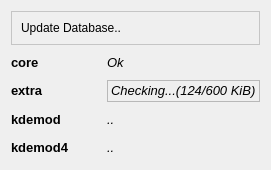
<ui version="4.0" >
 <class>Form</class>
 <widget class="QWidget" name="Form" >
  <property name="geometry" >
   <rect>
    <x>0</x>
    <y>0</y>
    <width>271</width>
    <height>170</height>
   </rect>
  </property>
  <property name="windowTitle" >
   <string>Form</string>
  </property>
  <layout class="QGridLayout" >
   <item row="1" column="0" >
    <widget class="QLabel" name="label" >
     <property name="text" >
      <string>&lt;html>&lt;head>&lt;meta name="qrichtext" content="1" />&lt;style type="text/css">
p, li { white-space: pre-wrap; }
&lt;/style>&lt;/head>&lt;body style=" font-family:'Sans Serif'; font-size:10pt; font-weight:400; font-style:normal;">
&lt;p style=" margin-top:0px; margin-bottom:0px; margin-left:0px; margin-right:0px; -qt-block-indent:0; text-indent:0px;">&lt;span style=" font-weight:600;">core&lt;/span>&lt;/p>&lt;/body>&lt;/html></string>
     </property>
    </widget>
   </item>
   <item row="1" column="1" >
    <widget class="QLabel" name="label_4" >
     <property name="text" >
      <string>&lt;html>&lt;head>&lt;meta name="qrichtext" content="1" />&lt;style type="text/css">
p, li { white-space: pre-wrap; }
&lt;/style>&lt;/head>&lt;body style=" font-family:'Sans Serif'; font-size:10pt; font-weight:400; font-style:normal;">
&lt;p style=" margin-top:0px; margin-bottom:0px; margin-left:0px; margin-right:0px; -qt-block-indent:0; text-indent:0px;">&lt;span style=" font-style:italic;">Ok&lt;/span>&lt;/p>&lt;/body>&lt;/html></string>
     </property>
    </widget>
   </item>
   <item row="2" column="0" >
    <widget class="QLabel" name="label_2" >
     <property name="text" >
      <string>&lt;html>&lt;head>&lt;meta name="qrichtext" content="1" />&lt;style type="text/css">
p, li { white-space: pre-wrap; }
&lt;/style>&lt;/head>&lt;body style=" font-family:'Sans Serif'; font-size:10pt; font-weight:400; font-style:normal;">
&lt;p style=" margin-top:0px; margin-bottom:0px; margin-left:0px; margin-right:0px; -qt-block-indent:0; text-indent:0px;">&lt;span style=" font-weight:600;">extra&lt;/span>&lt;/p>&lt;/body>&lt;/html></string>
     </property>
    </widget>
   </item>
   <item row="2" column="1" >
    <widget class="QLabel" name="label_5" >
     <property name="frameShape" >
      <enum>QFrame::StyledPanel</enum>
     </property>
     <property name="text" >
      <string>&lt;html>&lt;head>&lt;meta name="qrichtext" content="1" />&lt;style type="text/css">
p, li { white-space: pre-wrap; }
&lt;/style>&lt;/head>&lt;body style=" font-family:'Sans Serif'; font-size:10pt; font-weight:400; font-style:normal;">
&lt;p style=" margin-top:0px; margin-bottom:0px; margin-left:0px; margin-right:0px; -qt-block-indent:0; text-indent:0px;">&lt;span style=" font-style:italic;">Checking...(124/600 KiB)&lt;/span>&lt;/p>&lt;/body>&lt;/html></string>
     </property>
    </widget>
   </item>
   <item row="3" column="0" >
    <widget class="QLabel" name="label_3" >
     <property name="text" >
      <string>&lt;html>&lt;head>&lt;meta name="qrichtext" content="1" />&lt;style type="text/css">
p, li { white-space: pre-wrap; }
&lt;/style>&lt;/head>&lt;body style=" font-family:'Sans Serif'; font-size:10pt; font-weight:400; font-style:normal;">
&lt;p style=" margin-top:0px; margin-bottom:0px; margin-left:0px; margin-right:0px; -qt-block-indent:0; text-indent:0px;">&lt;span style=" font-weight:600;">kdemod&lt;/span>&lt;/p>&lt;/body>&lt;/html></string>
     </property>
    </widget>
   </item>
   <item row="3" column="1" >
    <widget class="QLabel" name="label_6" >
     <property name="text" >
      <string>&lt;html>&lt;head>&lt;meta name="qrichtext" content="1" />&lt;style type="text/css">
p, li { white-space: pre-wrap; }
&lt;/style>&lt;/head>&lt;body style=" font-family:'Sans Serif'; font-size:10pt; font-weight:400; font-style:normal;">
&lt;p style=" margin-top:0px; margin-bottom:0px; margin-left:0px; margin-right:0px; -qt-block-indent:0; text-indent:0px;">&lt;span style=" font-style:italic;">..&lt;/span>&lt;/p>&lt;/body>&lt;/html></string>
     </property>
    </widget>
   </item>
   <item row="4" column="0" >
    <widget class="QLabel" name="label_7" >
     <property name="text" >
      <string>&lt;html>&lt;head>&lt;meta name="qrichtext" content="1" />&lt;style type="text/css">
p, li { white-space: pre-wrap; }
&lt;/style>&lt;/head>&lt;body style=" font-family:'Sans Serif'; font-size:10pt; font-weight:400; font-style:normal;">
&lt;p style=" margin-top:0px; margin-bottom:0px; margin-left:0px; margin-right:0px; -qt-block-indent:0; text-indent:0px;">&lt;span style=" font-weight:600;">kdemod4&lt;/span>&lt;/p>&lt;/body>&lt;/html></string>
     </property>
    </widget>
   </item>
   <item row="4" column="1" >
    <widget class="QLabel" name="label_8" >
     <property name="text" >
      <string>&lt;html>&lt;head>&lt;meta name="qrichtext" content="1" />&lt;style type="text/css">
p, li { white-space: pre-wrap; }
&lt;/style>&lt;/head>&lt;body style=" font-family:'Sans Serif'; font-size:10pt; font-weight:400; font-style:normal;">
&lt;p style=" margin-top:0px; margin-bottom:0px; margin-left:0px; margin-right:0px; -qt-block-indent:0; text-indent:0px;">&lt;span style=" font-style:italic;">..&lt;/span>&lt;/p>&lt;/body>&lt;/html></string>
     </property>
    </widget>
   </item>
   <item row="0" column="0" colspan="2" >
    <widget class="QFrame" name="frame" >
     <property name="sizePolicy" >
      <sizepolicy vsizetype="Minimum" hsizetype="Minimum" >
       <horstretch>0</horstretch>
       <verstretch>0</verstretch>
      </sizepolicy>
     </property>
     <property name="palette" >
      <palette>
       <active>
        <colorrole role="WindowText" >
         <brush brushstyle="SolidPattern" >
          <color alpha="255" >
           <red>0</red>
           <green>0</green>
           <blue>0</blue>
          </color>
         </brush>
        </colorrole>
        <colorrole role="Button" >
         <brush brushstyle="SolidPattern" >
          <color alpha="255" >
           <red>255</red>
           <green>255</green>
           <blue>255</blue>
          </color>
         </brush>
        </colorrole>
        <colorrole role="Light" >
         <brush brushstyle="SolidPattern" >
          <color alpha="255" >
           <red>255</red>
           <green>255</green>
           <blue>255</blue>
          </color>
         </brush>
        </colorrole>
        <colorrole role="Midlight" >
         <brush brushstyle="SolidPattern" >
          <color alpha="255" >
           <red>255</red>
           <green>255</green>
           <blue>255</blue>
          </color>
         </brush>
        </colorrole>
        <colorrole role="Dark" >
         <brush brushstyle="SolidPattern" >
          <color alpha="255" >
           <red>255</red>
           <green>255</green>
           <blue>255</blue>
          </color>
         </brush>
        </colorrole>
        <colorrole role="Mid" >
         <brush brushstyle="SolidPattern" >
          <color alpha="255" >
           <red>255</red>
           <green>255</green>
           <blue>255</blue>
          </color>
         </brush>
        </colorrole>
        <colorrole role="Text" >
         <brush brushstyle="SolidPattern" >
          <color alpha="255" >
           <red>0</red>
           <green>0</green>
           <blue>0</blue>
          </color>
         </brush>
        </colorrole>
        <colorrole role="BrightText" >
         <brush brushstyle="SolidPattern" >
          <color alpha="255" >
           <red>255</red>
           <green>255</green>
           <blue>255</blue>
          </color>
         </brush>
        </colorrole>
        <colorrole role="ButtonText" >
         <brush brushstyle="SolidPattern" >
          <color alpha="255" >
           <red>0</red>
           <green>0</green>
           <blue>0</blue>
          </color>
         </brush>
        </colorrole>
        <colorrole role="Base" >
         <brush brushstyle="SolidPattern" >
          <color alpha="255" >
           <red>255</red>
           <green>255</green>
           <blue>255</blue>
          </color>
         </brush>
        </colorrole>
        <colorrole role="Window" >
         <brush brushstyle="SolidPattern" >
          <color alpha="255" >
           <red>255</red>
           <green>255</green>
           <blue>255</blue>
          </color>
         </brush>
        </colorrole>
        <colorrole role="Shadow" >
         <brush brushstyle="SolidPattern" >
          <color alpha="255" >
           <red>0</red>
           <green>0</green>
           <blue>0</blue>
          </color>
         </brush>
        </colorrole>
        <colorrole role="HighlightedText" >
         <brush brushstyle="SolidPattern" >
          <color alpha="255" >
           <red>255</red>
           <green>255</green>
           <blue>255</blue>
          </color>
         </brush>
        </colorrole>
        <colorrole role="AlternateBase" >
         <brush brushstyle="SolidPattern" >
          <color alpha="255" >
           <red>255</red>
           <green>255</green>
           <blue>255</blue>
          </color>
         </brush>
        </colorrole>
       </active>
       <inactive>
        <colorrole role="WindowText" >
         <brush brushstyle="SolidPattern" >
          <color alpha="255" >
           <red>0</red>
           <green>0</green>
           <blue>0</blue>
          </color>
         </brush>
        </colorrole>
        <colorrole role="Button" >
         <brush brushstyle="SolidPattern" >
          <color alpha="255" >
           <red>255</red>
           <green>255</green>
           <blue>255</blue>
          </color>
         </brush>
        </colorrole>
        <colorrole role="Light" >
         <brush brushstyle="SolidPattern" >
          <color alpha="255" >
           <red>255</red>
           <green>255</green>
           <blue>255</blue>
          </color>
         </brush>
        </colorrole>
        <colorrole role="Midlight" >
         <brush brushstyle="SolidPattern" >
          <color alpha="255" >
           <red>255</red>
           <green>255</green>
           <blue>255</blue>
          </color>
         </brush>
        </colorrole>
        <colorrole role="Dark" >
         <brush brushstyle="SolidPattern" >
          <color alpha="255" >
           <red>255</red>
           <green>255</green>
           <blue>255</blue>
          </color>
         </brush>
        </colorrole>
        <colorrole role="Mid" >
         <brush brushstyle="SolidPattern" >
          <color alpha="255" >
           <red>255</red>
           <green>255</green>
           <blue>255</blue>
          </color>
         </brush>
        </colorrole>
        <colorrole role="Text" >
         <brush brushstyle="SolidPattern" >
          <color alpha="255" >
           <red>0</red>
           <green>0</green>
           <blue>0</blue>
          </color>
         </brush>
        </colorrole>
        <colorrole role="BrightText" >
         <brush brushstyle="SolidPattern" >
          <color alpha="255" >
           <red>255</red>
           <green>255</green>
           <blue>255</blue>
          </color>
         </brush>
        </colorrole>
        <colorrole role="ButtonText" >
         <brush brushstyle="SolidPattern" >
          <color alpha="255" >
           <red>0</red>
           <green>0</green>
           <blue>0</blue>
          </color>
         </brush>
        </colorrole>
        <colorrole role="Base" >
         <brush brushstyle="SolidPattern" >
          <color alpha="255" >
           <red>255</red>
           <green>255</green>
           <blue>255</blue>
          </color>
         </brush>
        </colorrole>
        <colorrole role="Window" >
         <brush brushstyle="SolidPattern" >
          <color alpha="255" >
           <red>255</red>
           <green>255</green>
           <blue>255</blue>
          </color>
         </brush>
        </colorrole>
        <colorrole role="Shadow" >
         <brush brushstyle="SolidPattern" >
          <color alpha="255" >
           <red>0</red>
           <green>0</green>
           <blue>0</blue>
          </color>
         </brush>
        </colorrole>
        <colorrole role="HighlightedText" >
         <brush brushstyle="SolidPattern" >
          <color alpha="255" >
           <red>255</red>
           <green>255</green>
           <blue>255</blue>
          </color>
         </brush>
        </colorrole>
        <colorrole role="AlternateBase" >
         <brush brushstyle="SolidPattern" >
          <color alpha="255" >
           <red>255</red>
           <green>255</green>
           <blue>255</blue>
          </color>
         </brush>
        </colorrole>
       </inactive>
       <disabled>
        <colorrole role="WindowText" >
         <brush brushstyle="SolidPattern" >
          <color alpha="255" >
           <red>127</red>
           <green>127</green>
           <blue>127</blue>
          </color>
         </brush>
        </colorrole>
        <colorrole role="Button" >
         <brush brushstyle="SolidPattern" >
          <color alpha="255" >
           <red>255</red>
           <green>255</green>
           <blue>255</blue>
          </color>
         </brush>
        </colorrole>
        <colorrole role="Light" >
         <brush brushstyle="SolidPattern" >
          <color alpha="255" >
           <red>255</red>
           <green>255</green>
           <blue>255</blue>
          </color>
         </brush>
        </colorrole>
        <colorrole role="Midlight" >
         <brush brushstyle="SolidPattern" >
          <color alpha="255" >
           <red>255</red>
           <green>255</green>
           <blue>255</blue>
          </color>
         </brush>
        </colorrole>
        <colorrole role="Dark" >
         <brush brushstyle="SolidPattern" >
          <color alpha="255" >
           <red>255</red>
           <green>255</green>
           <blue>255</blue>
          </color>
         </brush>
        </colorrole>
        <colorrole role="Mid" >
         <brush brushstyle="SolidPattern" >
          <color alpha="255" >
           <red>255</red>
           <green>255</green>
           <blue>255</blue>
          </color>
         </brush>
        </colorrole>
        <colorrole role="Text" >
         <brush brushstyle="SolidPattern" >
          <color alpha="255" >
           <red>127</red>
           <green>127</green>
           <blue>127</blue>
          </color>
         </brush>
        </colorrole>
        <colorrole role="BrightText" >
         <brush brushstyle="SolidPattern" >
          <color alpha="255" >
           <red>255</red>
           <green>255</green>
           <blue>255</blue>
          </color>
         </brush>
        </colorrole>
        <colorrole role="ButtonText" >
         <brush brushstyle="SolidPattern" >
          <color alpha="255" >
           <red>127</red>
           <green>127</green>
           <blue>127</blue>
          </color>
         </brush>
        </colorrole>
        <colorrole role="Base" >
         <brush brushstyle="SolidPattern" >
          <color alpha="255" >
           <red>255</red>
           <green>255</green>
           <blue>255</blue>
          </color>
         </brush>
        </colorrole>
        <colorrole role="Window" >
         <brush brushstyle="SolidPattern" >
          <color alpha="255" >
           <red>255</red>
           <green>255</green>
           <blue>255</blue>
          </color>
         </brush>
        </colorrole>
        <colorrole role="Shadow" >
         <brush brushstyle="SolidPattern" >
          <color alpha="255" >
           <red>0</red>
           <green>0</green>
           <blue>0</blue>
          </color>
         </brush>
        </colorrole>
        <colorrole role="HighlightedText" >
         <brush brushstyle="SolidPattern" >
          <color alpha="255" >
           <red>255</red>
           <green>255</green>
           <blue>255</blue>
          </color>
         </brush>
        </colorrole>
        <colorrole role="AlternateBase" >
         <brush brushstyle="SolidPattern" >
          <color alpha="255" >
           <red>255</red>
           <green>255</green>
           <blue>255</blue>
          </color>
         </brush>
        </colorrole>
       </disabled>
      </palette>
     </property>
     <property name="autoFillBackground" >
      <bool>false</bool>
     </property>
     <property name="frameShape" >
      <enum>QFrame::StyledPanel</enum>
     </property>
     <property name="frameShadow" >
      <enum>QFrame::Plain</enum>
     </property>
     <layout class="QGridLayout" >
      <item row="0" column="0" >
       <widget class="QLabel" name="label_9" >
        <property name="text" >
         <string>Update Database..</string>
        </property>
       </widget>
      </item>
      <item row="0" column="1" >
       <widget class="QLabel" name="label_10" >
        <property name="sizePolicy" >
         <sizepolicy vsizetype="Maximum" hsizetype="Maximum" >
          <horstretch>0</horstretch>
          <verstretch>0</verstretch>
         </sizepolicy>
        </property>
        <property name="text" >
         <string/>
        </property>
        <property name="textFormat" >
         <enum>Qt::AutoText</enum>
        </property>
        <property name="pixmap" >
         <pixmap resource="qtpacman.qrc" >:/Icons/icons/view-refresh.png</pixmap>
        </property>
        <property name="scaledContents" >
         <bool>true</bool>
        </property>
       </widget>
      </item>
     </layout>
    </widget>
   </item>
  </layout>
 </widget>
 <resources>
  <include location="qtpacman.qrc" />
 </resources>
 <connections/>
</ui>
